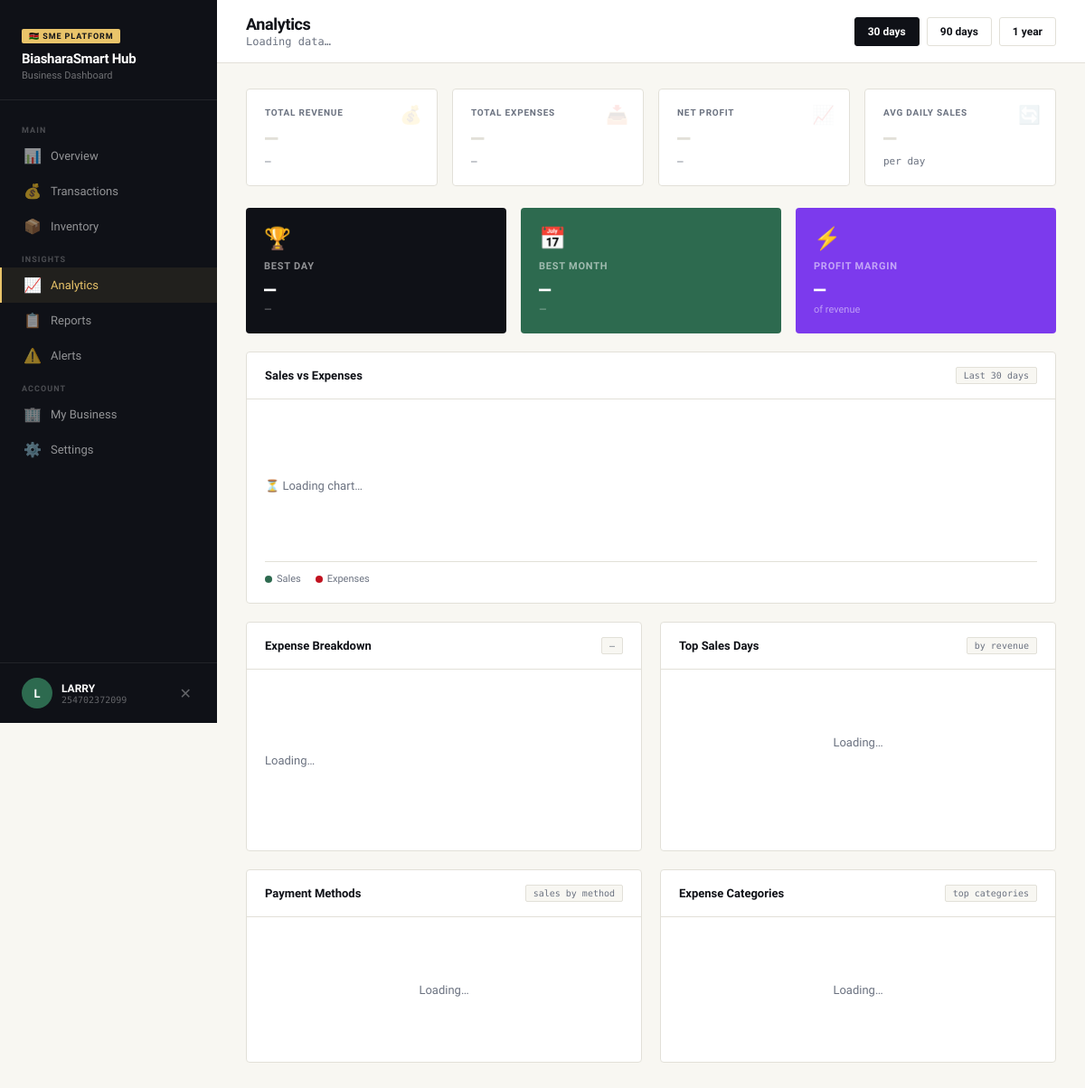
The app's page /analytics/ (signed in) with its own data.
### accounts/models.py (models this page shows, shortened)
class User(AbstractUser):
    phone_number = models.CharField(max_length=15, unique=True)
    email = models.EmailField(unique=True, blank=True, null=True)
    is_phone_verified = models.BooleanField(default=False)
    otp_secret = models.CharField(max_length=32, blank=True)
    created_at = models.DateTimeField(auto_now_add=True)
    updated_at = models.DateTimeField(auto_now=True)
    has_seen_onboarding = models.BooleanField(default=False)
    USER_TYPE_CHOICES = (
        ('owner', 'Business Owner'),
        ('staff', 'Staff Member'),
    )
    user_type = models.CharField(max_length=10, choices=USER_TYPE_CHOICES, default='owner')
    SUBSCRIPTION_CHOICES = [
        ('free', 'Free'),
        ('pro', 'Pro'),
        ('enterprise', 'Enterprise'),
    ]
    subscription_plan   = models.CharField(max_length=20, choices=SUBSCRIPTION_CHOICES, default='free')
    subscription_status = models.CharField(max_length=20, default='active')
    subscription_end    = models.DateField(null=True, blank=True)
    USERNAME_FIELD = 'phone_number'
    REQUIRED_FIELDS = ['username', 'email']
    objects = UserManager()

### accounts/views.py (the view)
# urls.py: path('analytics/',     accounts_views.analytics_page,     name='analytics'),
@login_required(login_url='/login/')
def analytics_page(request):
    return render(request, 'accounts/analytics.html', {'user': request.user})

### templates/accounts/analytics.html (shortened to what this page needs)
<!DOCTYPE html>
<html lang="en">
<head>
</head>
<body>
<aside class="sidebar">
    <div class="sidebar-brand">
        <div class="brand-badge">🇰🇪 SME Platform</div>
        <div class="brand-name">BiasharaSmart Hub</div>
        <div class="brand-sub">Business Dashboard</div>
    </div>
    <nav class="sidebar-nav">
        <div class="nav-section">Main</div>
        <a class="nav-item" href="/dashboard/"><span class="nav-icon">📊</span> Overview</a>
        <a class="nav-item" href="/transactions/"><span class="nav-icon">💰</span> Transactions</a>
        <a class="nav-item" href="/inventory/"><span class="nav-icon">📦</span> Inventory</a>
        <div class="nav-section">Insights</div>
        <a class="nav-item active" href="/analytics/"><span class="nav-icon">📈</span> Analytics</a>
        <a class="nav-item" href="/reports/"><span class="nav-icon">📋</span> Reports</a>
        <a class="nav-item" href="/alerts/"><span class="nav-icon">⚠️</span> Alerts</a>
        <div class="nav-section">Account</div>
        <a class="nav-item" href="/business/"><span class="nav-icon">🏢</span> My Business</a>
        <a class="nav-item" href="/settings/"><span class="nav-icon">⚙️</span> Settings</a>
    </nav>
    <div class="sidebar-footer">
        <div class="user-pill">
            <div class="user-avatar">{{ user.first_name|first|upper|default:"U" }}</div>
            <div class="user-info">
                <div class="user-name">{{ user.first_name|default:user.username }}</div>
                <div class="user-role">{{ user.phone_number }}</div>
            </div>
            <form method="post" action="/logout/" style="display:inline;">
                <button type="submit" class="logout-btn" title="Logout">✕</button>
            </form>
        </div>
    </div>
</aside>
<div class="main">
    <header class="topbar">
        <div class="topbar-left">
            <h2>Analytics</h2>
            <p id="topbarSub">Loading data…</p>
        </div>
        <div class="topbar-right">
            <button class="btn active" data-range="30" onclick="setRange(this)">30 days</button>
            <button class="btn" data-range="90" onclick="setRange(this)">90 days</button>
            <button class="btn" data-range="365" onclick="setRange(this)">1 year</button>
        </div>
    </header>
    <div class="content">
        <div class="stats-grid">
            <div class="stat-card">
                <span class="stat-icon">💰</span>
                <div class="stat-label">Total Revenue</div>
                <div class="stat-value loading" id="statRevenue">—</div>
                <div class="stat-sub" id="statRevenueSub">—</div>
            </div>
            <div class="stat-card">
                <span class="stat-icon">📥</span>
                <div class="stat-label">Total Expenses</div>
                <div class="stat-value loading" id="statExpenses">—</div>
                <div class="stat-sub" id="statExpensesSub">—</div>
            </div>
            <div class="stat-card">
                <span class="stat-icon">📈</span>
                <div class="stat-label">Net Profit</div>
                <div class="stat-value loading" id="statProfit">—</div>
                <div class="stat-sub" id="statMargin">—</div>
            </div>
            <div class="stat-card">
                <span class="stat-icon">🔄</span>
                <div class="stat-label">Avg Daily Sales</div>
                <div class="stat-value loading" id="statAvgDaily">—</div>
                <div class="stat-sub" id="statAvgSub">per day</div>
            </div>
        </div>
        <div class="insights-row">
            <div class="insight-card">
                <div class="insight-icon">🏆</div>
                <div class="insight-title">Best Day</div>
                <div class="insight-value" id="bestDay">—</div>
                <div class="insight-sub" id="bestDayAmount">—</div>
            </div>
            <div class="insight-card">
                <div class="insight-icon">📅</div>
                <div class="insight-title">Best Month</div>
                <div class="insight-value" id="bestMonth">—</div>
                <div class="insight-sub" id="bestMonthAmount">—</div>
            </div>
            <div class="insight-card">
                <div class="insight-icon">⚡</div>
                <div class="insight-title">Profit Margin</div>
                <div class="insight-value" id="marginPct">—</div>
                <div class="insight-sub" id="marginSub">of revenue</div>
            </div>
        </div>
        <div class="panel full-row" style="animation-delay:0.25s;">
            <div class="panel-header">
                <h3>Sales vs Expenses</h3>
                <span class="panel-tag" id="chartPeriodLabel">Last 30 days</span>
            </div>
            <div class="chart-wrap">
                <div class="bar-chart" id="mainChart">
                    <div class="empty-chart">⏳ Loading chart…</div>
                </div>
                <div class="chart-legend">
                    <div class="legend-item"><span class="legend-dot" style="background:var(--accent);"></span>Sales</div>
                    <div class="legend-item"><span class="legend-dot" style="background:var(--error);"></span>Expenses</div>
                </div>
            </div>
        </div>
        <div class="two-col">
            <div class="panel" style="animation-delay:0.3s;">
                <div class="panel-header">
                    <h3>Expense Breakdown</h3>
                    <span class="panel-tag" id="expenseTotal">—</span>
                </div>
                <div class="donut-wrap" id="donutWrap">
                    <div class="empty-chart">Loading…</div>
                </div>
            </div>
            <div class="panel" style="animation-delay:0.35s;">
                <div class="panel-header">
                    <h3>Top Sales Days</h3>
                    <span class="panel-tag">by revenue</span>
                </div>
                <div class="top-list" id="topDaysList">
                    <div class="empty-chart">Loading…</div>
                </div>
            </div>
        </div>
        <div class="two-col">
            <div class="panel" style="animation-delay:0.4s;">
                <div class="panel-header">
                    <h3>Payment Methods</h3>
                    <span class="panel-tag">sales by method</span>
                </div>
                <div class="top-list" id="paymentList">
                    <div class="empty-chart">Loading…</div>
                </div>
            </div>
            <div class="panel" style="animation-delay:0.45s;">
                <div class="panel-header">
                    <h3>Expense Categories</h3>
                    <span class="panel-tag">top categories</span>
                </div>
                <div class="top-list" id="categoryList">
                    <div class="empty-chart">Loading…</div>
                </div>
            </div>
        </div>
    </div>
</div>
</body>
</html>

### records on screen
User: first_name|first "L", first_name "LARRY", phone_number "254702372099"
